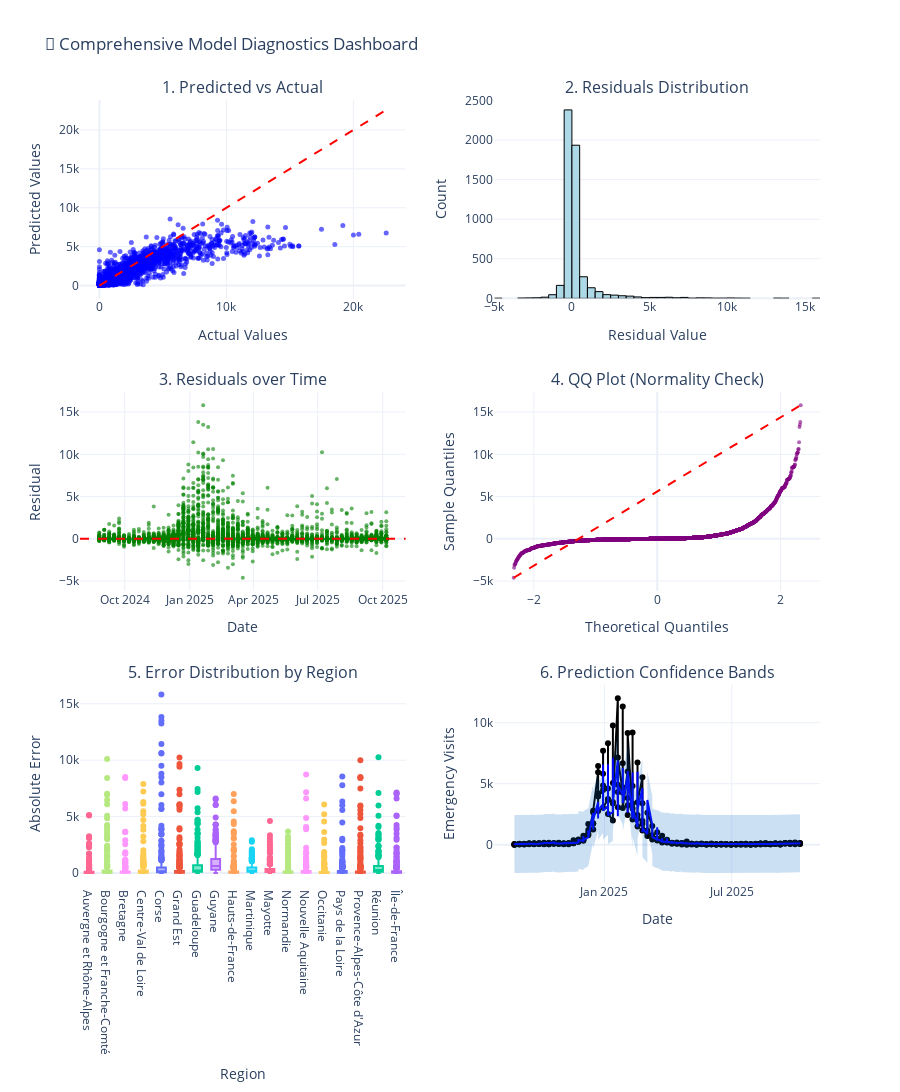

Notebook code for this chart:
### Markdown cell above
---

## 📊 7. Model Comparison

Which model should we use in production?

### Code cell
if XGB_AVAILABLE and df is not None and target_col and 'pred_xgb' in test.columns:
    print("📊 Creating Advanced Diagnostic Visualizations...\n")
    
    from scipy import stats
    
    # Create a comprehensive diagnostic dashboard
    fig = make_subplots(
        rows=3, cols=2,
        subplot_titles=(
            '1. Predicted vs Actual',
            '2. Residuals Distribution',
            '3. Residuals over Time',
            '4. QQ Plot (Normality Check)',
            '5. Error Distribution by Region',
            '6. Prediction Confidence Bands'
        ),
        specs=[
            [{'type': 'scatter'}, {'type': 'histogram'}],
            [{'type': 'scatter'}, {'type': 'scatter'}],
            [{'type': 'box'}, {'type': 'scatter'}]
        ],
        vertical_spacing=0.12,
        horizontal_spacing=0.12
    )
    
    # 1. Predicted vs Actual (Perfect prediction line)
    fig.add_trace(
        go.Scatter(
            x=y_test.values, 
            y=test_pred,
            mode='markers',
            marker=dict(color='blue', size=5, opacity=0.6),
            name='Predictions',
            showlegend=False
        ),
        row=1, col=1
    )
    
    # Perfect prediction line (45-degree)
    min_val = min(y_test.min(), test_pred.min())
    max_val = max(y_test.max(), test_pred.max())
    fig.add_trace(
        go.Scatter(
            x=[min_val, max_val],
            y=[min_val, max_val],
            mode='lines',
            line=dict(color='red', dash='dash', width=2),
            name='Perfect Prediction',
            showlegend=False
        ),
        row=1, col=1
    )
    
    # 2. Residuals Distribution (should be normal)
    residuals = y_test.values - test_pred
    fig.add_trace(
        go.Histogram(
            x=residuals,
            nbinsx=50,
            marker=dict(color='lightblue', line=dict(color='black', width=1)),
            name='Residuals',
            showlegend=False
        ),
        row=1, col=2
    )
    
    # 3. Residuals over Time (should be random)
    test_with_residuals = test.copy()
    test_with_residuals['residuals'] = residuals
    test_sorted = test_with_residuals.sort_values('date')
    
    fig.add_trace(
        go.Scatter(
            x=test_sorted['date'],
            y=test_sorted['residuals'],
            mode='markers',
            marker=dict(color='green', size=4, opacity=0.6),
            name='Residuals',
            showlegend=False
        ),
        row=2, col=1
    )
    
    # Add zero line
    fig.add_hline(y=0, line_dash='dash', line_color='red', row=2, col=1)
    
    # 4. QQ Plot (Quantile-Quantile for normality check)
    theoretical_quantiles = stats.norm.ppf(np.linspace(0.01, 0.99, len(residuals)))
    sample_quantiles = np.sort(residuals)
    
    fig.add_trace(
        go.Scatter(
            x=theoretical_quantiles,
            y=sample_quantiles,
            mode='markers',
            marker=dict(color='purple', size=4, opacity=0.6),
            name='QQ Plot',
            showlegend=False
        ),
        row=2, col=2
    )
    
    # QQ reference line
    fig.add_trace(
        go.Scatter(
            x=[theoretical_quantiles.min(), theoretical_quantiles.max()],
            y=[sample_quantiles.min(), sample_quantiles.max()],
            mode='lines',
            line=dict(color='red', dash='dash'),
            showlegend=False
        ),
        row=2, col=2
    )
    
    # 5. Error Distribution by Region (Box plot)
    test_with_errors = test.copy()
    test_with_errors['abs_error'] = np.abs(residuals)
    
    for region in test_with_errors['region'].unique():
        region_errors = test_with_errors[test_with_errors['region'] == region]['abs_error']
        fig.add_trace(
            go.Box(
                y=region_errors,
                name=region,
                showlegend=False
            ),
            row=3, col=1
        )
    
    # 6. Prediction Confidence Bands (time series with uncertainty)
    sample_region = test['region'].value_counts().index[0]
    test_sample = test[test['region'] == sample_region].sort_values('date')
    sample_residuals_std = residuals.std()
    
    fig.add_trace(
        go.Scatter(
            x=test_sample['date'],
            y=test_sample[target_col],
            mode='lines+markers',
            name='Actual',
            line=dict(color='black', width=2),
            showlegend=False
        ),
        row=3, col=2
    )
    
    fig.add_trace(
        go.Scatter(
            x=test_sample['date'],
            y=test_sample['pred_xgb'],
            mode='lines',
            name='Predicted',
            line=dict(color='blue', width=2),
            showlegend=False
        ),
        row=3, col=2
    )
    
    # Confidence bands (±2σ)
    fig.add_trace(
        go.Scatter(
            x=test_sample['date'],
            y=test_sample['pred_xgb'] + 2*sample_residuals_std,
            mode='lines',
            line=dict(width=0),
            showlegend=False,
            hoverinfo='skip'
        ),
        row=3, col=2
    )
    
    fig.add_trace(
        go.Scatter(
            x=test_sample['date'],
            y=test_sample['pred_xgb'] - 2*sample_residuals_std,
            mode='lines',
            fill='tonexty',
            fillcolor='rgba(0, 100, 200, 0.2)',
            line=dict(width=0),
            name='95% Confidence',
            showlegend=False
        ),
        row=3, col=2
    )
    
    # Update layout
    fig.update_xaxes(title_text="Actual Values", row=1, col=1)
    fig.update_yaxes(title_text="Predicted Values", row=1, col=1)
    
    fig.update_xaxes(title_text="Residual Value", row=1, col=2)
    fig.update_yaxes(title_text="Count", row=1, col=2)
    
    fig.update_xaxes(title_text="Date", row=2, col=1)
    fig.update_yaxes(title_text="Residual", row=2, col=1)
    
    fig.update_xaxes(title_text="Theoretical Quantiles", row=2, col=2)
    fig.update_yaxes(title_text="Sample Quantiles", row=2, col=2)
    
    fig.update_xaxes(title_text="Region", row=3, col=1)
    fig.update_yaxes(title_text="Absolute Error", row=3, col=1)
    
    fig.update_xaxes(title_text="Date", row=3, col=2)
    fig.update_yaxes(title_text="Emergency Visits", row=3, col=2)
    
    fig.update_layout(
        title_text="🔬 Comprehensive Model Diagnostics Dashboard",
        height=1200,
        showlegend=False,
        template='plotly_white'
    )
    
    # Save and display
    viz_path = BASE_PATH / 'visualizations'
    viz_path.mkdir(exist_ok=True)
    fig.write_html(viz_path / 'model_diagnostics_dashboard.html')
    fig.show()
    
    print("✅ Saved: model_diagnostics_dashboard.html")
    
    # Statistical tests for residuals
    print("\n" + "="*80)
    print("📊 RESIDUAL DIAGNOSTICS")
    print("="*80)
    
    # Test for normality (Shapiro-Wilk test)
    # Use only a sample if dataset is too large
    if len(residuals) > 5000:
        sample_residuals = np.random.choice(residuals, 5000, replace=False)
    else:
        sample_residuals = residuals
    
    statistic, p_value = stats.shapiro(sample_residuals)
    print(f"\n1. Shapiro-Wilk Normality Test:")
    print(f"   Test statistic: {statistic:.4f}")
    print(f"   P-value: {p_value:.4f}")
    print(f"   Result: {'✅ Residuals are normally distributed' if p_value > 0.05 else '⚠️ Residuals deviate from normal distribution'}")
    print(f"   (p > 0.05 indicates normality)")
    
    # Test for autocorrelation (Durbin-Watson)
    from statsmodels.stats.stattools import durbin_watson
    dw_stat = durbin_watson(residuals)
    print(f"\n2. Durbin-Watson Test (Autocorrelation):")
    print(f"   Test statistic: {dw_stat:.4f}")
    print(f"   Result: {'✅ No significant autocorrelation' if 1.5 <= dw_stat <= 2.5 else '⚠️ Some autocorrelation present'}")
    print(f"   (Value near 2.0 indicates no autocorrelation)")
    
    # Homoscedasticity check
    print(f"\n3. Homoscedasticity (Constant variance):")
    # Split residuals into groups and compare variance
    n = len(residuals)
    first_half_var = np.var(residuals[:n//2])
    second_half_var = np.var(residuals[n//2:])
    variance_ratio = max(first_half_var, second_half_var) / min(first_half_var, second_half_var)
    print(f"   Variance ratio (first/second half): {variance_ratio:.2f}")
    print(f"   Result: {'✅ Variance is constant' if variance_ratio < 2 else '⚠️ Heteroscedasticity detected'}")
    print(f"   (Ratio < 2 indicates homoscedasticity)")
    
    # Mean residual (should be close to 0)
    print(f"\n4. Bias Check:")
    print(f"   Mean residual: {residuals.mean():.4f}")
    print(f"   Result: {'✅ Model is unbiased' if abs(residuals.mean()) < residuals.std()/10 else '⚠️ Model has bias'}")
    print(f"   (Should be close to 0)")
    
    print("\n" + "="*80)

### Figure 1 — Plotly figure (JSON) as saved in the notebook; plotly's stock layout.template omitted (floating-point values rounded to 4 significant figures; data arrays with more than 128 entries replaced by an {"elided": "..."} marker saying what was removed)
{"data": [{"marker": {"color": "blue", "opacity": 0.6, "size": 5}, "mode": "markers", "name": "Predictions", "showlegend": false, "type": "scatter", "x": {"elided": "5310 float values"}, "xaxis": "x", "y": {"elided": "5310 float values"}, "yaxis": "y"}, {"line": {"color": "red", "dash": "dash", "width": 2}, "mode": "lines", "name": "Perfect Prediction", "showlegend": false, "type": "scatter", "x": [0.0, 22580.0], "xaxis": "x", "y": [0.0, 22580.0], "yaxis": "y"}, {"marker": {"color": "lightblue", "line": {"color": "black", "width": 1}}, "name": "Residuals", "nbinsx": 50, "showlegend": false, "type": "histogram", "x": {"elided": "5310 float values"}, "xaxis": "x2", "yaxis": "y2"}, {"marker": {"color": "green", "opacity": 0.6, "size": 4}, "mode": "markers", "name": "Residuals", "showlegend": false, "type": "scatter", "x": {"elided": "5310 str values"}, "xaxis": "x3", "y": {"elided": "5310 float values"}, "yaxis": "y3"}, {"marker": {"color": "purple", "opacity": 0.6, "size": 4}, "mode": "markers", "name": "QQ Plot", "showlegend": false, "type": "scatter", "x": {"elided": "5310 float values"}, "xaxis": "x4", "y": {"elided": "5310 float values"}, "yaxis": "y4"}, {"line": {"color": "red", "dash": "dash"}, "mode": "lines", "showlegend": false, "type": "scatter", "x": [-2.326, 2.326], "xaxis": "x4", "y": [-4617.0, 15820.0], "yaxis": "y4"}, {"name": "Auvergne et Rhône-Alpes", "showlegend": false, "type": "box", "xaxis": "x5", "y": {"elided": "295 float values"}, "yaxis": "y5"}, {"name": "Bourgogne et Franche-Comté", "showlegend": false, "type": "box", "xaxis": "x5", "y": {"elided": "295 float values"}, "yaxis": "y5"}, {"name": "Bretagne", "showlegend": false, "type": "box", "xaxis": "x5", "y": {"elided": "295 float values"}, "yaxis": "y5"}, {"name": "Centre-Val de Loire", "showlegend": false, "type": "box", "xaxis": "x5", "y": {"elided": "295 float values"}, "yaxis": "y5"}, {"name": "Corse", "showlegend": false, "type": "box", "xaxis": "x5", "y": {"elided": "295 float values"}, "yaxis": "y5"}, {"name": "Grand Est", "showlegend": false, "type": "box", "xaxis": "x5", "y": {"elided": "295 float values"}, "yaxis": "y5"}, {"name": "Guadeloupe", "showlegend": false, "type": "box", "xaxis": "x5", "y": {"elided": "295 float values"}, "yaxis": "y5"}, {"name": "Guyane", "showlegend": false, "type": "box", "xaxis": "x5", "y": {"elided": "295 float values"}, "yaxis": "y5"}, {"name": "Hauts-de-France", "showlegend": false, "type": "box", "xaxis": "x5", "y": {"elided": "295 float values"}, "yaxis": "y5"}, {"name": "Martinique", "showlegend": false, "type": "box", "xaxis": "x5", "y": {"elided": "295 float values"}, "yaxis": "y5"}, {"name": "Mayotte", "showlegend": false, "type": "box", "xaxis": "x5", "y": {"elided": "295 float values"}, "yaxis": "y5"}, {"name": "Normandie", "showlegend": false, "type": "box", "xaxis": "x5", "y": {"elided": "295 float values"}, "yaxis": "y5"}, {"name": "Nouvelle Aquitaine", "showlegend": false, "type": "box", "xaxis": "x5", "y": {"elided": "295 float values"}, "yaxis": "y5"}, {"name": "Occitanie", "showlegend": false, "type": "box", "xaxis": "x5", "y": {"elided": "295 float values"}, "yaxis": "y5"}, {"name": "Pays de la Loire", "showlegend": false, "type": "box", "xaxis": "x5", "y": {"elided": "295 float values"}, "yaxis": "y5"}, {"name": "Provence-Alpes-Côte d'Azur", "showlegend": false, "type": "box", "xaxis": "x5", "y": {"elided": "295 float values"}, "yaxis": "y5"}, {"name": "Réunion", "showlegend": false, "type": "box", "xaxis": "x5", "y": {"elided": "295 float values"}, "yaxis": "y5"}, {"name": "Île-de-France", "showlegend": false, "type": "box", "xaxis": "x5", "y": {"elided": "295 float values"}, "yaxis": "y5"}, {"line": {"color": "black", "width": 2}, "mode": "lines+markers", "name": "Actual", "showlegend": false, "type": "scatter", "x": {"elided": "295 str values"}, "xaxis": "x6", "y": {"elided": "295 float values"}, "yaxis": "y6"}, {"line": {"color": "blue", "width": 2}, "mode": "lines", "name": "Predicted", "showlegend": false, "type": "scatter", "x": {"elided": "295 str values"}, "xaxis": "x6", "y": {"elided": "295 float values"}, "yaxis": "y6"}, {"hoverinfo": "skip", "line": {"width": 0}, "mode": "lines", "showlegend": false, "type": "scatter", "x": {"elided": "295 str values"}, "xaxis": "x6", "y": {"elided": "295 float values"}, "yaxis": "y6"}, {"fill": "tonexty", "fillcolor": "rgba(0, 100, 200, 0.2)", "line": {"width": 0}, "mode": "lines", "name": "95% Confidence", "showlegend": false, "type": "scatter", "x": {"elided": "295 str values"}, "xaxis": "x6", "y": {"elided": "295 float values"}, "yaxis": "y6"}], "layout": {"annotations": [{"font": {"size": 16}, "showarrow": false, "text": "1. Predicted vs Actual", "x": 0.22, "xanchor": "center", "xref": "paper", "y": 1.0, "yanchor": "bottom", "yref": "paper"}, {"font": {"size": 16}, "showarrow": false, "text": "2. Residuals Distribution", "x": 0.78, "xanchor": "center", "xref": "paper", "y": 1.0, "yanchor": "bottom", "yref": "paper"}, {"font": {"size": 16}, "showarrow": false, "text": "3. Residuals over Time", "x": 0.22, "xanchor": "center", "xref": "paper", "y": 0.6267, "yanchor": "bottom", "yref": "paper"}, {"font": {"size": 16}, "showarrow": false, "text": "4. QQ Plot (Normality Check)", "x": 0.78, "xanchor": "center", "xref": "paper", "y": 0.6267, "yanchor": "bottom", "yref": "paper"}, {"font": {"size": 16}, "showarrow": false, "text": "5. Error Distribution by Region", "x": 0.22, "xanchor": "center", "xref": "paper", "y": 0.2533, "yanchor": "bottom", "yref": "paper"}, {"font": {"size": 16}, "showarrow": false, "text": "6. Prediction Confidence Bands", "x": 0.78, "xanchor": "center", "xref": "paper", "y": 0.2533, "yanchor": "bottom", "yref": "paper"}], "height": 1200, "shapes": [{"line": {"color": "red", "dash": "dash"}, "type": "line", "x0": 0, "x1": 1, "xref": "x3 domain", "y0": 0, "y1": 0, "yref": "y3"}], "showlegend": false, "title": {"text": "🔬 Comprehensive Model Diagnostics Dashboard"}, "xaxis": {"anchor": "y", "domain": [0.0, 0.44], "title": {"text": "Actual Values"}}, "xaxis2": {"anchor": "y2", "domain": [0.56, 1.0], "title": {"text": "Residual Value"}}, "xaxis3": {"anchor": "y3", "domain": [0.0, 0.44], "title": {"text": "Date"}}, "xaxis4": {"anchor": "y4", "domain": [0.56, 1.0], "title": {"text": "Theoretical Quantiles"}}, "xaxis5": {"anchor": "y5", "domain": [0.0, 0.44], "title": {"text": "Region"}}, "xaxis6": {"anchor": "y6", "domain": [0.56, 1.0], "title": {"text": "Date"}}, "yaxis": {"anchor": "x", "domain": [0.7467, 1.0], "title": {"text": "Predicted Values"}}, "yaxis2": {"anchor": "x2", "domain": [0.7467, 1.0], "title": {"text": "Count"}}, "yaxis3": {"anchor": "x3", "domain": [0.3733, 0.6267], "title": {"text": "Residual"}}, "yaxis4": {"anchor": "x4", "domain": [0.3733, 0.6267], "title": {"text": "Sample Quantiles"}}, "yaxis5": {"anchor": "x5", "domain": [0.0, 0.2533], "title": {"text": "Absolute Error"}}, "yaxis6": {"anchor": "x6", "domain": [0.0, 0.2533], "title": {"text": "Emergency Visits"}}}}
